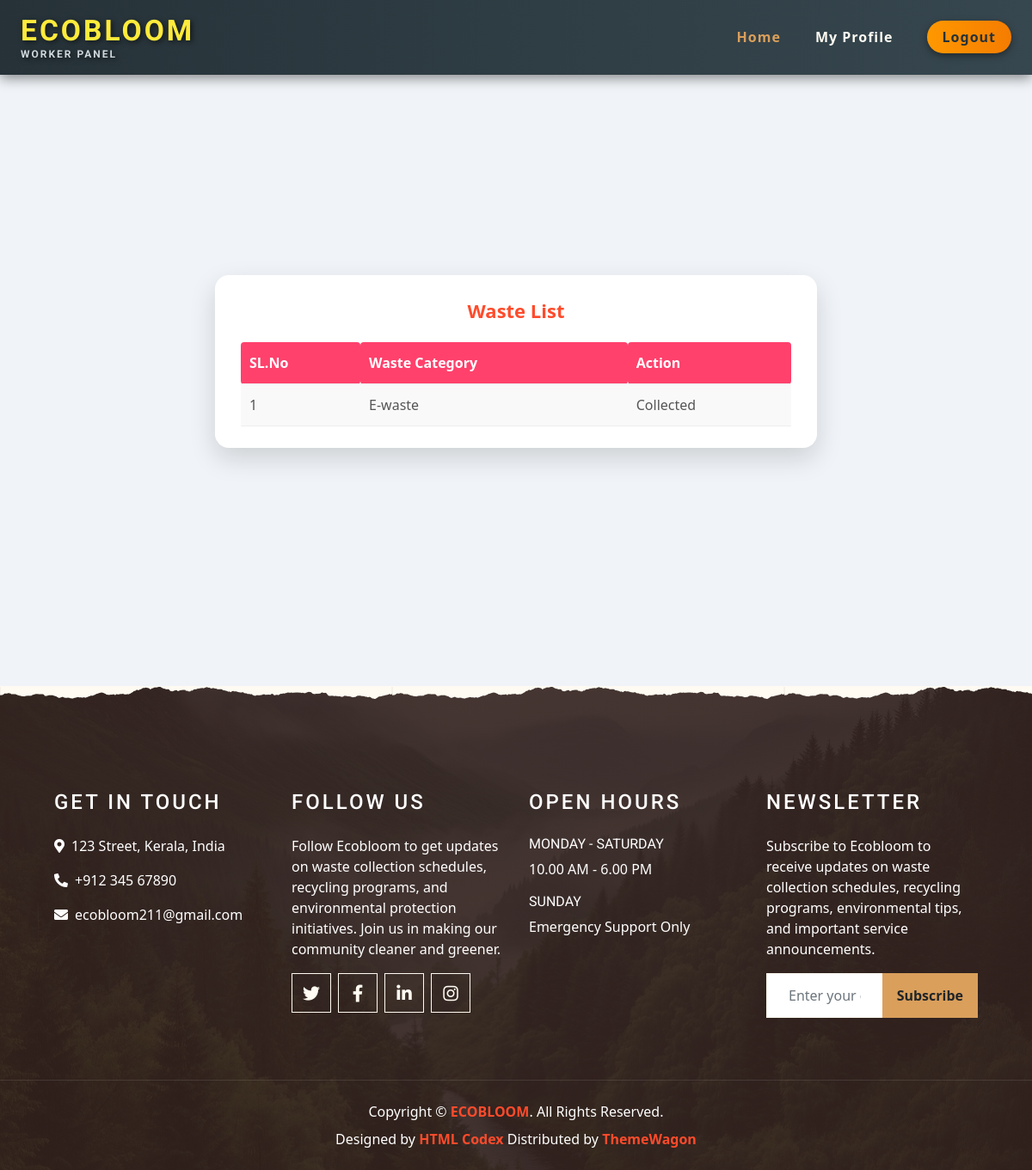
Page /worker/ViewWaste/ (signed in) on the earlier database version.
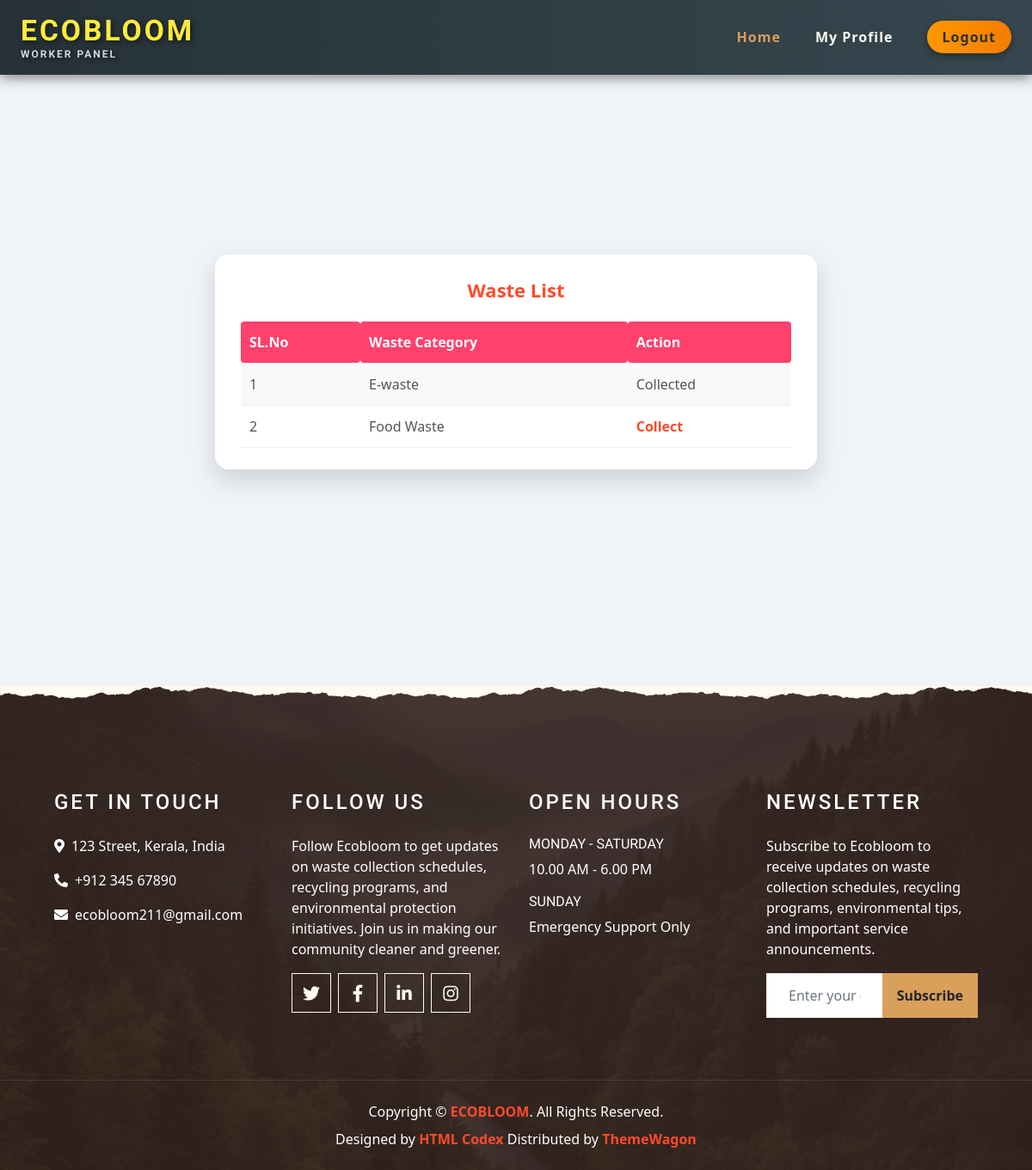
Same page on the later database version.
### User/models.py (models this page shows)
class tbl_waste(models.Model):
    waste_date=models.DateField(auto_now_add=True)
    waste_qty=models.IntegerField(default=0)
    wastecategory_id=models.ForeignKey(tbl_wastecategory, on_delete=models.CASCADE)
    waste_status=models.IntegerField(default=0)
    user_id=models.ForeignKey(tbl_user,on_delete=models.CASCADE)

### Admin/models.py (models this page shows)
class tbl_wastecategory(models.Model):
    wastecategory_name=models.CharField(max_length=50)

### worker/views.py (the view)
# urls.py: path('ViewWaste/',views.ViewWaste,name="ViewWaste"),
def ViewWaste(request):
    if "wid" not in request.session:
        return redirect("Guest:Login")
    else:
        assignwardata = tbl_assignward.objects.filter(worker_id=request.session['wid']).last()
        wastedata = tbl_waste.objects.filter(user_id__ward_id=assignwardata.ward_id)
        return render(request, "worker/ViewWaste.html", {'wastedata': wastedata})

### worker/Templates/Worker/ViewWaste.html (shortened to what this page needs)
{% extends 'worker/Head.html' %}
{% block content %}
<div class="waste-container">
    <div class="waste-card">
        <div class="waste-title">Waste List</div>
        <form action="" method="post">
            <table>
                <tr>
                    <th>SL.No</th>
                    <th>Waste Category</th>
                    <th>Action</th>
                </tr>
                {% for i in wastedata %}
                <tr>
                    <td>{{forloop.counter}}</td>
                    <td>{{i.wastecategory_id.wastecategory_name}}</td>
                    <td>
                        {% if i.waste_status == 0 %}
                        <a href="{% url 'worker:Collect' i.id %}">Collect</a>
                        {% elif i.waste_status == 1 %}
                        Collected
                        {% endif %}
                    </td>
                </tr>
                {% endfor %}
            </table>
        </form>
    </div>
</div>
{% endblock content %}

Differences in the rows shown:
added tbl_waste: wastecategory_id.wastecategory_name "Food Waste", waste_status "Collect"
